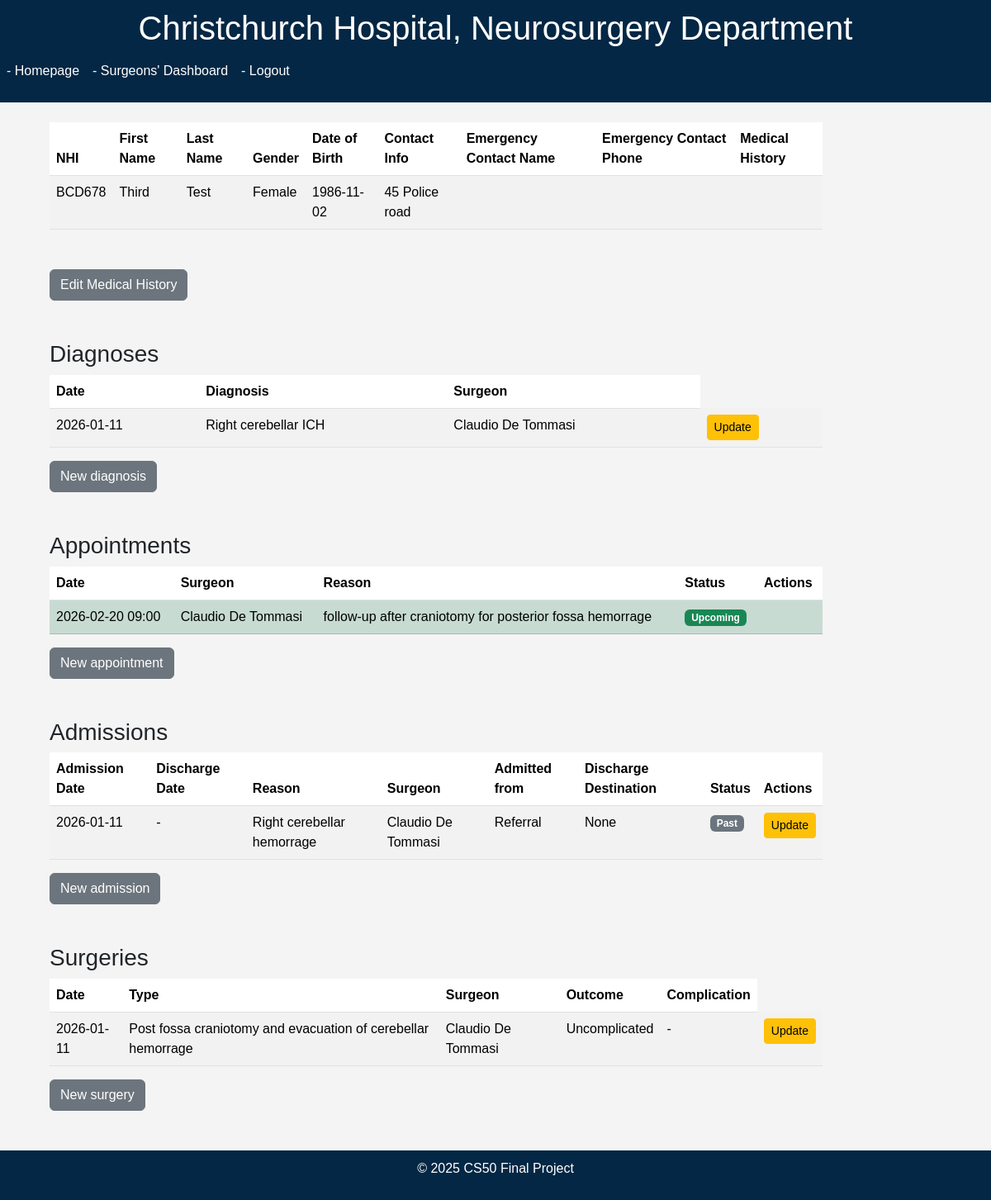
Screenshot of /patients_records/3 (signed in) with the database file from the repository.
### models.py (models this page shows)
class Patient(db.Model):
    id = db.Column(db.Integer, primary_key=True)
    NHI = db.Column(db.String(6), unique=True, nullable=False)
    username = db.Column(db.String(50), unique=True, nullable=True)
    password_hash = db.Column(db.String(255), nullable=True)
    last_name = db.Column(db.String(100), nullable=False)
    first_name = db.Column(db.String(100), nullable=False)
    gender = db.Column(db.String(1))
    date_of_birth = db.Column(db.Date, nullable=False)
    contact_info = db.Column(db.String(100), nullable=False)
    emergency_contact_name = db.Column(db.String(100))
    emergency_contact_phone = db.Column(db.String(15))
    medical_history = db.Column(db.Text)
    needs_password = db.Column(db.Boolean, default=True)

class Diagnosis(db.Model):
    id = db.Column(db.Integer, primary_key=True)
    patient_id = db.Column(db.Integer, db.ForeignKey('patient.id'), nullable=False)
    surgeon_id = db.Column(db.Integer, db.ForeignKey('surgeon.id'), nullable=False)
    diagnosis_date = db.Column(db.DateTime)
    diagnosis = db.Column(db.Text, nullable=False)
    notes = db.Column(db.Text)
    patient = db.relationship('Patient', backref='diagnoses')
    surgeon = db.relationship('Surgeon', backref='diagnoses')

class Surgeon(db.Model):
    id = db.Column(db.Integer, primary_key=True)
    username = db.Column(db.String(50), unique=True, nullable=True)
    password_hash = db.Column(db.String(255), nullable=True)
    first_name = db.Column(db.String(100), nullable=False)
    last_name = db.Column(db.String(100), nullable=False)
    surgeon_code = db.Column(db.String(20), unique=True, nullable=True)
    gender = db.Column(db.String(1))
    date_of_birth = db.Column(db.Date)
    contact_info = db.Column(db.String(100))
    specialty = db.Column(db.String(100))
    needs_password = db.Column(db.Boolean, default=True)

class Appointment(db.Model):
    id = db.Column(db.Integer, primary_key=True)
    patient_id = db.Column(db.Integer, db.ForeignKey('patient.id'), nullable=False)
    surgeon_id = db.Column(db.Integer, db.ForeignKey('surgeon.id'), nullable=False)
    appointment_date = db.Column(db.DateTime, nullable=False)
    reason = db.Column(db.Text)
    status = db.Column(db.String(50), default='Scheduled')
    patient = db.relationship('Patient', backref='appointments')
    surgeon = db.relationship('Surgeon', backref='appointments')

class Admission(db.Model):
    id = db.Column(db.Integer, primary_key=True)
    patient_id = db.Column(db.Integer, db.ForeignKey('patient.id'), nullable=False)
    surgeon_id = db.Column(db.Integer, db.ForeignKey('surgeon.id'), nullable=False)
    admission_date = db.Column(db.DateTime, nullable=False)
    discharge_date = db.Column(db.DateTime)
    reason = db.Column(db.Text)
    admitted_from = db.Column(
        Enum('ER', 'Clinic', 'Referral', name='admitted_from_enum'),
        nullable=True
    )
    discharged_to = db.Column(
        Enum('Home', 'Rehab', 'Nursing Home', name='discharged_to_enum'),
        nullable=True
    )
    patient = db.relationship('Patient', backref='admissions')
    surgeon = db.relationship('Surgeon', backref='admissions')

class Surgery(db.Model):
    id = db.Column(db.Integer, primary_key=True)
    patient_id = db.Column(db.Integer, db.ForeignKey('patient.id'), nullable=False)
    surgeon_id = db.Column(db.Integer, db.ForeignKey('surgeon.id'), nullable=False)
    surgery_date = db.Column(db.DateTime, nullable=False)
    surgery_type = db.Column(db.String(100), nullable=False)
    outcome = db.Column(db.String(100))
    notes = db.Column(db.Text)
    patient = db.relationship('Patient', backref='surgeries')
    surgeon = db.relationship('Surgeon', backref='surgeries')

### app.py (the view)
@app.route("/patients_records/<int:patient_id>", methods=["GET", "POST"])
@any_user_required
def patients_records(patient_id):
    if session.get("patient_id") and session.get("patient_id") != patient_id:
        return "You do not have permission to view other patients' records.", 403
    patient = Patient.query.get_or_404(patient_id)
    surgeon_id = session.get("surgeon_id")
    surgeon = Surgeon.query.get(surgeon_id)
    appointments = Appointment.query.filter_by(patient_id=patient.id).all()
    admissions = Admission.query.filter_by(patient_id=patient.id).all()
    diagnoses = Diagnosis.query.filter_by(patient_id=patient.id).all()
    surgeries = Surgery.query.filter_by(patient_id=patient.id).all()
    complications = {}
    for surgery in surgeries:
        complications[surgery.id] = Complication.query.filter_by(surgery_id=surgery.id).all()
    return render_template("patients_records.html", patient=patient, surgeon=surgeon, appointments=appointments, admissions=admissions, diagnoses=diagnoses, surgeries=surgeries, complications=complications, now=datetime.datetime.now())

### helpers.py (called while the page is built)
def any_user_required(f):
    @wraps(f)
    def decorated_function(*args, **kwargs):
        if not (session.get("is_admin") or session.get("secretary_id") or session.get("surgeon_id") or session.get("patient_id")):
            return redirect("/login")
        return f(*args, **kwargs)
    return decorated_function

### templates/patients_records.html (shortened to what this page needs)
{% extends "layout.html" %}
{% block content %}
<div class="container mt-4 mx-5">
    <table class="table table-striped mb-5">
        <thead>
            <tr>
                <th>NHI</th>
                <th>First Name</th>
                <th>Last Name</th>
                <th>Gender</th>
                <th>Date of Birth</th>
                <th>Contact Info</th>
                <th>Emergency Contact Name</th>
                <th>Emergency Contact Phone</th>
                <th>Medical History</th>
            </tr>
        </thead>
        <tbody>
            <tr>
                <td>{{ patient.NHI }}</td>
                <td>{{ patient.first_name }}</td>
                <td>{{ patient.last_name }}</td>
                <td>{{ patient.gender }}</td>
                <td>{{ patient.date_of_birth }}</td>
                <td>{{ patient.contact_info }}</td>
                <td>{{ patient.emergency_contact_name }}</td>
                <td>{{ patient.emergency_contact_phone }}</td>
                <td>{{ patient.medical_history }}</td>
            </tr>
        </tbody>
    </table>
    {% if session.get("is_admin") %}
        <a href="{{ url_for('edit_patient', patient_id=patient.id) }}" class="btn btn-secondary mb-5">Edit Username, Contact & Emergency Info</a>
    {% elif session.get("surgeon_id") %}
        <a href="{{ url_for('edit_patient', patient_id=patient.id) }}" class="btn btn-secondary mb-5">Edit Medical History</a>
    {% endif %}
    <div class="mb-5">
        <h3>Diagnoses</h3>
        {% if diagnoses %}
        <table class="table table-striped">
            <thead>
                <tr>
                    <th>Date</th>
                    <th>Diagnosis</th>
                    <th>Surgeon</th>
                </tr>
            </thead>
            <tbody>
                {% for diagnosis in diagnoses %}
                <tr>
                    <td>{{ diagnosis.diagnosis_date.strftime('%Y-%m-%d') }}</td>
                    <td>{{ diagnosis.diagnosis }}</td>
                    <td>{{ diagnosis.surgeon.first_name }} {{ diagnosis.surgeon.last_name }}</td>
                    <td>
                        {% if session.get("surgeon_id") == diagnosis.surgeon.id %}
                            <a href='{{ url_for("edit_diagnosis", diagnosis_id=diagnosis.id) }}' class="btn btn-sm btn-warning">Update</a>
                        {% endif %}
                    </td>
                </tr>
                {% endfor %}
            </tbody>
        </table>
        {% else %}
        <p>No diagnoses found.</p>
        {% endif %}
        {% if session.get("surgeon_id") %}
            <a href='{{ url_for("new_diagnosis", patient_id=patient.id) }}' class="btn btn-secondary">New diagnosis</a>
        {% endif %}
    </div>
    <div class="mb-5">
        <h3>Appointments</h3>
        {% if appointments %}
        <table class="table table-striped">
            <thead>
                <tr>
                    <th>Date</th>
                    <th>Surgeon</th>
                    <th>Reason</th>
                    <th>Status</th>
                    <th>Actions</th>
                </tr>
            </thead>
            <tbody>
                {% for appointment in appointments %}
                <tr {% if appointment.appointment_date >= now %}class="table-success"{% endif %}>
                    <td>
                        {% if appointment.appointment_date > now %}
                            {{ appointment.appointment_date.strftime('%Y-%m-%d %H:%M') }}
                            {% else %}
                            {{ appointment.appointment_date.strftime('%Y-%m-%d') }}
                        {% endif %}
                    </td>
                    <td>{{ appointment.surgeon.first_name }} {{ appointment.surgeon.last_name }}</td>
                    <td>{{ appointment.reason }}</td>
                    <td>
                        {% if appointment.appointment_date >= now %}
                            <span class="badge bg-success">Upcoming</span>
                        {% else %}
                            <span class="badge bg-secondary">Past</span>
                        {% endif %}
                    </td>
                    <td>
                    </td>
                </tr>
                {% endfor %}
            </tbody>
        </table>
        {% else %}
        <p>No appointments found.</p>
        {% endif %}
        {% if session.get("surgeon_id") or session.get("secretary_id") %}
        <a href='{{ url_for("new_appointment", patient_id=patient.id) }}' class="btn btn-secondary">New appointment</a>
        {% endif %}
    </div>
    <div class="mb-5">
        <h3>Admissions</h3>
        {% if admissions %}
        <table class="table table-striped">
            <thead>
                <tr>
                    <th>Admission Date</th>
                    <th>Discharge Date</th>
                    <th>Reason</th>
                    <th>Surgeon</th>
                    <th>Admitted from</th>
                    <th>Discharge Destination</th>
                    <th>Status</th>
                    <th>Actions</th>
                </tr>
            </thead>
            <tbody>
                {% for admission in admissions %}
                <tr {% if admission.admission_date >= now %}class="table-success"{% endif %}>
                    <td>{{ admission.admission_date.strftime('%Y-%m-%d') }}</td>
                    <td>
                        {% if admission.discharge_date %}
                            {{ admission.discharge_date.strftime('%Y-%m-%d') }}
                        {% else %}
                            -
                        {% endif %}
                    </td>
                    <td>{{ admission.reason }}</td>
                    <td>{{ admission.surgeon.first_name }} {{ admission.surgeon.last_name }}</td>
                    <td>{{ admission.admitted_from }}</td>
                    <td>{{ admission.discharged_to }}</td>
                    <td>
                        {% if admission.admission_date >= now %}
                            <span class="badge bg-success">Upcoming</span>
                        {% else %}
                            <span class="badge bg-secondary">Past</span>
                        {% endif %}
                    </td>
                    <td>
                        {% if admission.admission_date >= now %}
                            {% if session.get("secretary_id") %}
                            <div class="d-flex gap-2 align-items-center">
                                <a href='{{ url_for('edit_admission', admission_id=admission.id) }}' class="btn btn-sm btn-warning">Update</a>
                                <form action="{{ url_for('delete_admission', admission_id=admission.id) }}" method="POST" style="display:inline;">
                                    <button type="submit" class="btn btn-sm btn-danger" onclick="return confirm('Are you sure you want to delete this admission?');">Delete</button>
                                </form>
                            </div>
                            {% endif %}
                        {% else %}
                            {% if session.get("surgeon_id") == admission.surgeon.id  %}
                                <a href='{{ url_for('edit_admission', admission_id=admission.id) }}' class="btn btn-sm btn-warning">Update</a>
                            {% endif %}
                        {% endif %}
                    </td>
                </tr>
                {% endfor %}
            </tbody>
        </table>
        {% else %}
        <p>No admissions found.</p>
        {% endif %}
        {% if session.get("surgeon_id") or session.get("secretary_id") %}
        <a href='{{ url_for('new_admission', patient_id=patient.id) }}' class="btn btn-secondary">New admission</a>
        {% endif %}
    </div>
    <div class="mb-5">
        <h3>Surgeries</h3>
        {% if surgeries %}
        <table class="table table-striped">
            <thead>
                <tr>
                    <th>Date</th>
                    <th>Type</th>
                    <th>Surgeon</th>
                    <th>Outcome</th>
                    <th colspan="2">Complication</th>
                </tr>
            </thead>
            <tbody>
                {% for surgery in surgeries %}
                <tr>
                    <td>{{ surgery.surgery_date.strftime('%Y-%m-%d') }}</td>
                    <td>{{ surgery.surgery_type }}</td>
                    <td>{{ surgery.surgeon.first_name }} {{ surgery.surgeon.last_name }}</td>
                    <td>{{ surgery.outcome }}</td>
                    <td colspan="2">
                        {% if complications[surgery.id] %}
                            {{ complications[surgery.id]|length }} complication{{ complications[surgery.id]|length > 1 and 's' or '' }}
                        {% else %}
                            -
                        {% endif %}
                    </td>
                    <td>
                        {% if session.get("surgeon_id") == surgery.surgeon.id %}
                            <a href='{{ url_for('edit_surgery', surgery_id=surgery.id) }}' class="btn btn-sm btn-warning">Update</a>
                        {% endif %}
                    </td>
                </tr>
                {% endfor %}
            </tbody>
        </table>
        {% else %}
        <p>No surgeries found.</p>
        {% endif %}
        {% if session.get("surgeon_id") %}
        <a href='{{ url_for('new_surgery', patient_id=patient.id) }}' class="btn btn-secondary">New surgery</a>
        {% endif %}
    </div>
</div>
{% endblock %}

### static/style.css (style rules this page uses)
body { font-family: Arial, sans-serif; margin: 0; padding: 0; background-color: #f4f4f4; }
.container { width: 80%; margin: auto; overflow: hidden; }
a { color: #f2f4f6; text-decoration: none; }

### rows the page displays
Patient: NHI "BCD678", first_name "Third", last_name "Test", gender "Female", date_of_birth "1986-11-02", contact_info "45 Police road"
Diagnosis: diagnosis_date "2026-01-11", diagnosis "Right cerebellar ICH", surgeon.first_name "Claudio", surgeon.last_name "De Tommasi"
Appointment: appointment_date "2026-02-20 09:00", surgeon.first_name "Claudio", surgeon.last_name "De Tommasi", reason "follow-up after craniotomy for posterior fossa hemorrage", shows "Upcoming"
Admission: admission_date "2026-01-11", reason "Right cerebellar hemorrage", surgeon.first_name "Claudio", surgeon.last_name "De Tommasi", admitted_from "Referral", discharged_to "None", shows "Past"
Surgery: surgery_date "2026-01-11", surgery_type "Post fossa craniotomy and evacuation of cerebellar hemorrage", surgeon.first_name "Claudio", surgeon.last_name "De Tommasi", outcome "Uncomplicated"
